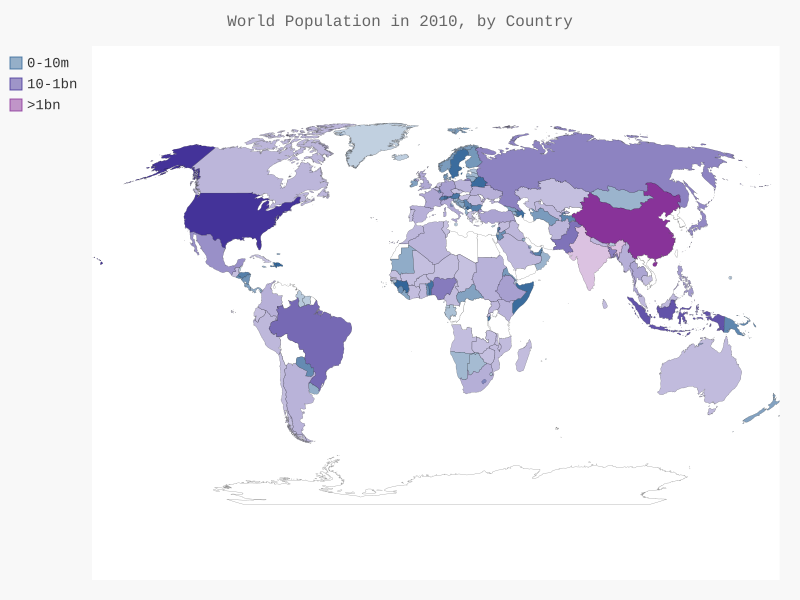

Reproduce this figure in Python.
import json
from country_codes import get_country_code
import pygal
from pygal.style import LightColorizedStyle, RotateStyle

# Load the data into a list.
filename = 'population_data.json'
with open(filename) as f:
    pop_data = json.load(f)

# Build a dictionary of population data.
cc_population = {}
for pop_dict in pop_data:
    if pop_dict['Year'] == '2010':
        country_name = pop_dict['Country Name']
        population = int(float(pop_dict['Value']))
        code = get_country_code(country_name)
        if code:
            cc_population[code] = population

# Group countries into 3 population levels.
lvl1, lvl2, lvl3 = {}, {}, {}
for cc, population in cc_population.items():
    if population < 10_000_000:
        lvl1[cc] = population
    elif population < 1_000_000_000:
        lvl2[cc] = population
    else:
        lvl3[cc] = population

# See how many countries are in each level.
print(len(lvl1), len(lvl2), len(lvl3))

wm_style = RotateStyle('#336699', base_style=LightColorizedStyle)
wm = pygal.maps.world.World(style=wm_style)
wm.title = 'World Population in 2010, by Country'
wm.add('0-10m', lvl1)
wm.add('10-1bn', lvl2)
wm.add('>1bn', lvl3)

wm.render_to_file('world_population.svg')
